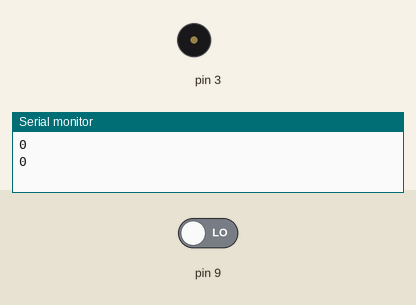
The sketch below on a simulated Arduino Uno, built with avr-gcc and run on an emulated ATmega328P. Shown: buzzer (waves = sounding), the last lines printed to the serial monitor. The inputs (shaded band) are chosen by the test bench; at power-on: pin 9 LOW.

Above: at 1.8 s.
1.9 s: pin 9 driven HIGH
At 2.8 s:
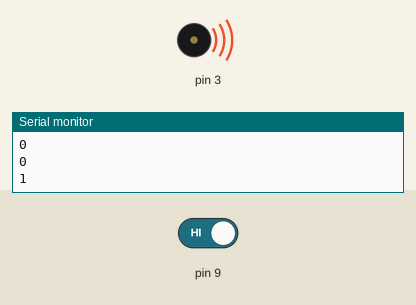
4.9 s: pin 9 driven LOW
At 5.7 s:
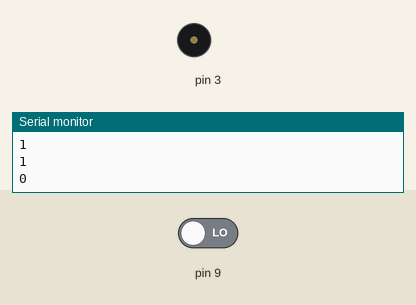
Timing chart, 0 to 7.9 s (numbered marks = the images above; inputs shaded):
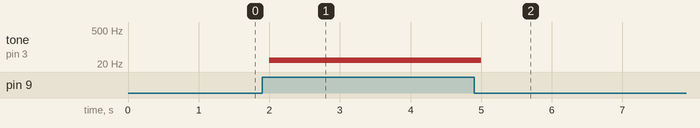

Measured:
- after the input at 1.9 s, tone on pin 3: silent → 29 Hz after 0.10 s
- after the input at 4.9 s, tone on pin 3: 29 Hz → silent after 0.10 s

The sketch:

sensor_de_mov.ino
```cpp
// C++ code
//
void setup()
{
  pinMode(9, INPUT);
  Serial.begin(9600);
  pinMode(3, OUTPUT);
}

void loop()
{
  Serial.println(digitalRead(9));
  if (digitalRead(9) == 1) {
    tone(3, 29, 1000); // play tone 10 (A#0 = 29 Hz)
  }
  delay(1000); // Wait for 1000 millisecond(s)
}
```
